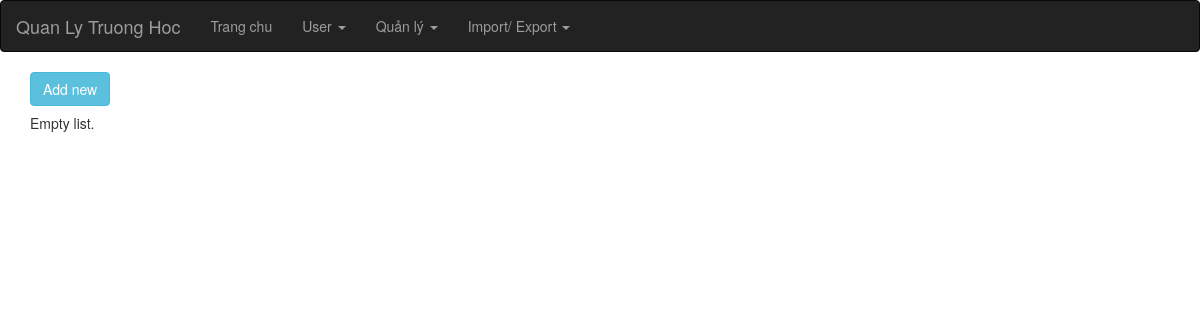
The app's page /index.php?op=khoahoc_list, older data.
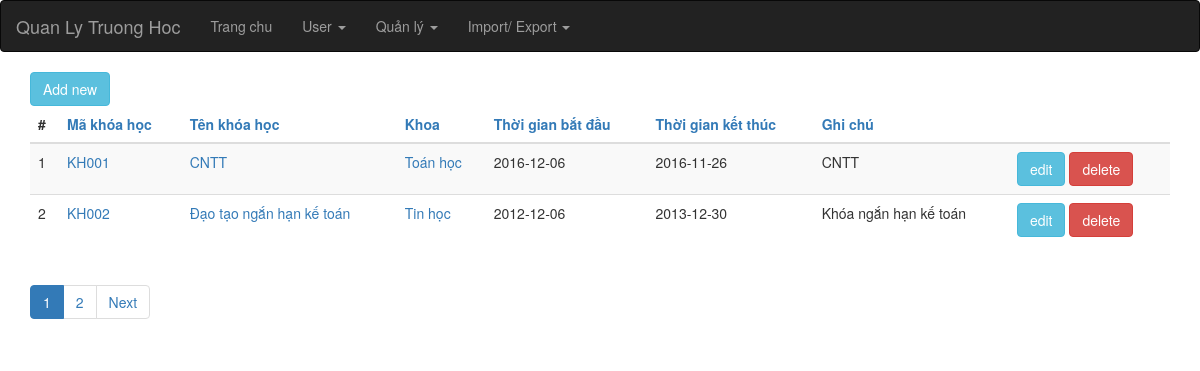
The same page, newer data.
### tables this page shows
CREATE TABLE IF NOT EXISTS `khoa_hoc` (
  `id` int(6) unsigned NOT NULL AUTO_INCREMENT,
  `ma_khoa_hoc` varchar(255) NOT NULL,
  `ten_khoa_hoc` varchar(255) NOT NULL,
  `khoa_id` int(6) DEFAULT NULL,
  `ghi_chu` varchar(255) DEFAULT NULL,
  `time_start` date DEFAULT NULL,
  `time_end` date DEFAULT NULL,
  PRIMARY KEY (`id`)
);

CREATE TABLE IF NOT EXISTS `khoa` (
  `id` int(6) unsigned NOT NULL AUTO_INCREMENT,
  `ten_khoa` varchar(255) NOT NULL,
  PRIMARY KEY (`id`)
);

### index.php (called while the page is built, shortened)
<?php
require_once 'controller/IndexController.php';
$controller = new IndexController();
$controller->handleRequest();
?>

### model/KhoaGateway.php (called while the page is built, shortened)
<?php
class KhoaGateway {
    public function selectAll($order, $start, $limit) {
        $dbOrder =  mysql_real_escape_string($order);
        $dbres = mysql_query("SELECT * FROM khoa ORDER BY $dbOrder ASC limit {$start},{$limit}");
        $data = array();
        while ( ($obj = mysql_fetch_object($dbres)) != NULL ) {
            $data[] = $obj;
        }
        return $data;
    }
}
?>

### model/KhoaService.php (called while the page is built, shortened)
<?php
require_once 'model/KhoaGateway.php';
class KhoaService {
    private $index = NULL;
    private $khoaGateway    = NULL;
    public function __construct() {
        $this->index = new IndexService();
        $this->khoaGateway = new KhoaGateway();
    }
    public function getAll($order, $start, $limit) {
        try {
            $this->index->openDb();
            $res = $this->khoaGateway->selectAll($order, $start, $limit);
            $this->index->closeDb();
            return $res;
        } catch (Exception $e) {
            $this->index->closeDb();
            throw $e;
        }
    }
}
?>

### model/KhoaHocGateway.php (called while the page is built, shortened)
<?php
class KhoaHocGateway {
    public function allRecord() {
        $dbres = mysql_query("SELECT * FROM khoa_hoc");
        return mysql_num_rows($dbres);
    }
    public function selectAll($order, $start, $limit) {
        if ( !isset($order) ) {
            $order = "ma_khoa_hoc";
        }
        $dbOrder =  mysql_real_escape_string($order);
        $dbres = mysql_query("SELECT * FROM khoa_hoc ORDER BY $dbOrder ASC limit {$start},{$limit}");
        $data = array();
        while ( ($obj = mysql_fetch_object($dbres)) != NULL ) {
            $data[] = $obj;
        }
        return $data;
    }
}
?>

### model/KhoaHocService.php (called while the page is built, shortened)
<?php
require_once 'model/KhoaHocGateway.php';
class KhoaHocService {
    private $index = NULL;
    private $khoahocGateway    = NULL;
    public function __construct() {
        $this->index = new IndexService();
        $this->khoahocGateway = new KhoaHocGateway();
    }
    public function totalRecord()
    {
        try {
            $this->index->openDb();
            $res = $this->khoahocGateway->allRecord();
            $this->index->closeDb();
            return $res;
        } catch (Exception $e) {
            $this->index->closeDb();
            throw $e;
        }
    }
    public function getAll($order, $start, $limit) {
        try {
            $this->index->openDb();
            $res = $this->khoahocGateway->selectAll($order, $start, $limit);
            $this->index->closeDb();
            return $res;
        } catch (Exception $e) {
            $this->index->closeDb();
            throw $e;
        }
    }
}
?>

### view/khoahoc/list.php (the view)
<?php require_once(realpath($_SERVER["DOCUMENT_ROOT"]) .'/school/view/include/header.php');?>
<?php
    $Pagination = new Pagination();
?>
<div class="container">
    <div><a href="index.php?op=khoahoc_new" class="btn btn-info">Add new</a></div>
    <?php if ( count($data) > 0 ) { ?>
    <table class="table table-striped">
        <thead>
        <tr>
            <th>#</th>
            <th><a href="?op=khoahoc_list&orderby=ma_khoa_hoc">Mã khóa học</a></th>
            <th><a href="?op=khoahoc_list&orderby=ten_khoa_hoc">Tên khóa học</a></th>
            <th><a href="?op=khoahoc_list&orderby=khoa_id">Khoa</a></th>
            <th><a href="?op=khoahoc_list&orderby=time_start">Thời gian bắt đầu</a></th>
            <th><a href="?op=khoahoc_list&orderby=time_end">Thời gian kết thúc</a></th>
            <th><a href="?op=khoahoc_list&orderby=ghi_chu">Ghi chú</a></th>
            <th>&nbsp;</th>
        </tr>
        </thead>
        <tbody>
        <?php $i = 0; foreach ($data as $item): $i++;?>
            <tr>
                <td><?php echo $i;?></td>
                <td><a href="index.php?op=khoahoc_show&id=<?php echo $item->id; ?>"><?php echo $item->ma_khoa_hoc; ?></a></td>
                <td><a href="index.php?op=khoahoc_show&id=<?php echo $item->id; ?>"><?php echo $item->ten_khoa_hoc; ?></a></td>
                <td>
                    <a href="index.php?op=khoa_show&id=<?php echo $item->khoa_id; ?>">
                        <?php foreach ($khoaList as $khoa) {
                            if ( $item->khoa_id == $khoa->id ) {
                                echo $khoa->ten_khoa;
                            }
                        }; ?>
                    </a></td>
                <td><?php echo $item->time_start; ?></td>
                <td><?php echo $item->time_end; ?></td>
                <td><?php echo $item->ghi_chu; ?></td>
                <td>
                    <a href="index.php?op=khoahoc_edit&id=<?php echo $item->id; ?>" class="btn btn-info">edit</a>
                    <a href="index.php?op=khoahoc_delete&id=<?php echo $item->id; ?>" class="btn btn-danger" onclick="return checkDel()">delete</a>
                </td>
            </tr>
        <?php endforeach; ?>
        </tbody>
    </table>
    <ul class="pagination">
        <?php echo $Pagination->listPages($totalPages); ?>
    </ul>
    <?php } else { ?>
        <h5>Empty list.</h5>
    <?php } ?>
</div>
<?php require_once(realpath($_SERVER["DOCUMENT_ROOT"]) .'/school/view/include/footer.php');?>

### model/Pagination.php (shortened to what the changed rows need)
<?php
class Pagination{
    public $limit = 2;
    protected $_baseUrl;
    public function __construct(){
        $this->_baseUrl = $_SERVER['REQUEST_URI'];
        if (strpos($this->_baseUrl, "_list") !== false) {
            $parts = parse_url($this->_baseUrl);
            parse_str($parts['query'], $query);
            $arrayOp = explode("?", $query['op']);
            $this->_baseUrl = 'index.php?op=' .$arrayOp[0];
        }
    }
    public function start(){
        if(isset($_GET['start'])){
            $start = $_GET['start'];
        }else{
            $start = 0;
        }
        return $start;
    }
    public function totalPages($totalRecord){
        if(isset($_GET['pages'])){
            $totalPages = $_GET['pages'];
        }else{
            $totalPages = ceil($totalRecord/$this->limit);
        }
        return $totalPages;
    }
    public function listPages($totalPages){
        $start = $this->start();
        $limit = $this->limit;
        $listPage = '';
        if($totalPages > 1){
            $current = ($start/$limit) + 1;
            for($i=1;$i<=$totalPages;$i++){
                $newstart = ($i - 1)*$limit;
                if($i == $current){
                    $listPage .= "<li class='active'><span class='current'>".$i."</span></li>";
                }else{
                    $listPage .= "<li><a href='".$this->_baseUrl."?pages=$totalPages&start=$newstart'>".$i."</a></li>";
                }
            }
            if($current != $totalPages){
                $newstart = $start + $limit;
                $listPage .= "<li><a href='".$this->_baseUrl."?pages=$totalPages&start=$newstart'>Next</a></li>";
            }
        }
        return $listPage;
    }
}
?>

Row changes from the older to the newer data that the page shows:
added khoa_hoc: ma_khoa_hoc "KH001", ten_khoa_hoc "CNTT", time_start "2016-12-06", time_end "2016-11-26", ghi_chu "CNTT"
now on this page (row unchanged): khoa: ten_khoa "Toán học", shown under "KH001"
added khoa_hoc: ma_khoa_hoc "KH002", ten_khoa_hoc "Đạo tạo ngắn hạn kế toán", time_start "2012-12-06", time_end "2013-12-30", ghi_chu "Khóa ngắn hạn kế toán"
now on this page (row unchanged): khoa: ten_khoa "Tin học", shown under "KH002"
Text that changed along with them:
text no longer shown: "Empty list."
text now shown: "# Mã khóa học Tên khóa học Khoa Thời gian bắt đầu Thời gian kết thúc Ghi chú Next"
new list line: "1"
new list line: "2"
